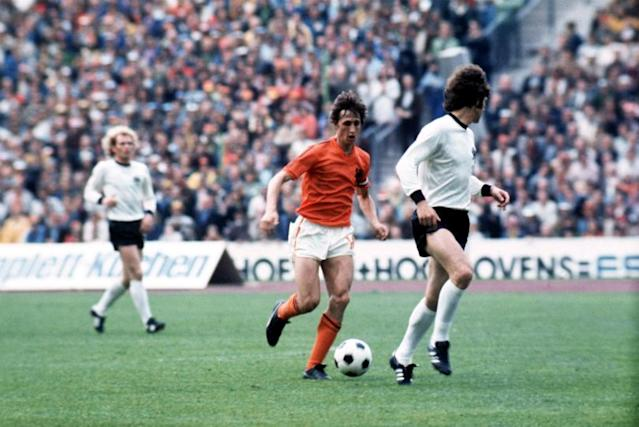
#> input picture W6L4/images/wm74_2.bmp, 639 x 427 px
$ jupyter execute fft2.ipynb
#> lines starting #> are read from the running program, lines starting #| are printed output that depends on the picture; after the words box and inside, x2 and y2 are one past the last pixel; in counts of white or black regions, pixels touching at a corner belong together
# FFT Example 2

[cell 1]
import numpy as np
import cv2

from matplotlib import pyplot as plt

## With np.fft.fft2(...)

The function takes two dimension inputs for the filter image; the third parameter is D0, which defines the circle area of the High Pass Filter.

[cell 2]
def idealHighPass(M, N, D0):
    # Initializing the filter with ones;
    # Depending on which library you are calling
    rows, cols = M, N
    crow, ccol = int(rows / 2), int(cols / 2)
    center = (crow, ccol)

    mask = np.ones((rows, cols), dtype=np.uint8)
    x, y = np.ogrid[:rows, :cols]
    masked_location = (x - center[0]) ** 2 + (y - center[1]) ** 2 <= D0 ** 2
    mask[masked_location] = 0

# [6 lines of commented-out code are left out]

    return mask

[cell 3]
def ButterworthLowPass(M, N, D0, n_o):
#> called with M = 256, N = 256, D0 = 40, n_o = 2
    mask = np.zeros((M, N))
    n_o = 2 * n_o

    for i in range(M):
        for j in range(N):
            d = ( (i-M/2)**2 + (j-N/2)**2 )**0.5
            mask[i,j]= 1 / ( 1 + (d/D0)**n_o )
    return mask

[cell 4]
ideal_high = idealHighPass(256, 256, 40)
butterworth_low = ButterworthLowPass(256, 256, 40, 2)

cv2.imshow("Ideal", ideal_high * 200)
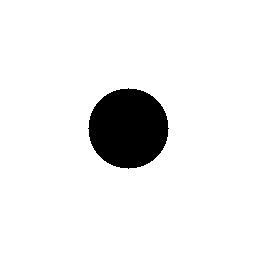
#> window 'Ideal': shape (256, 256); values 0 (black) and 200 (white), 92.3% white; 1 black region, box (x1, y1, x2, y2) and area: (88, 88, 169, 169) 5025
cv2.waitKey()
cv2.destroyAllWindows()
cv2.waitKey(1)

cv2.imshow("Butterworth", butterworth_low)
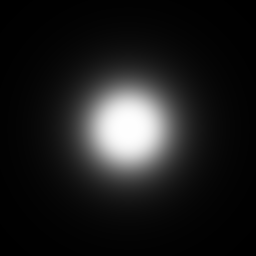
#> window 'Butterworth': shape (256, 256) float64; min 0.00238, max 1, mean 0.114
cv2.waitKey()
cv2.destroyAllWindows()
cv2.waitKey(1)

[cell 5]
# read the image, 0 means reading as gray level
gray = cv2.imread("images/wm74_2.bmp", 0)
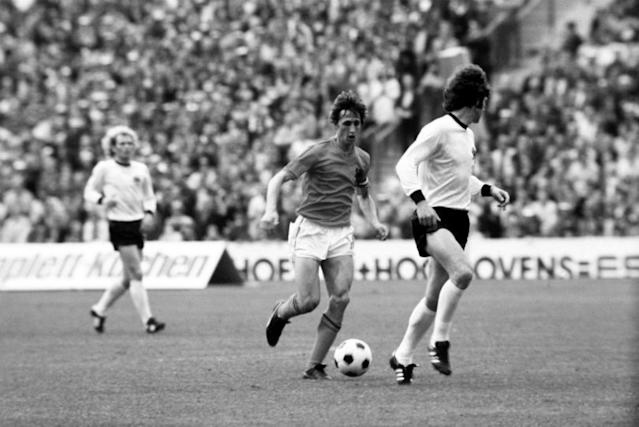
#> gray: shape (427, 639); min 0, max 255, mean 138.4

# Fourier transform
# output, img_dft, is a complex matrix of the image size
img_dft = np.fft.fft2(gray)

# we need to employ fftshift to bring the lower frequency components
# to the centre of the frequency domain
dft_shift = np.fft.fftshift(img_dft)  # Move frequency domain from upper left to middle

print(img_dft.shape , type(img_dft), img_dft[0,0])
#| (427, 639) <class 'numpy.ndarray'> (37763895+0j)

[cell 6]
# filtering
M, N = gray.shape
#> M = 427; N = 639
dft_shift_abs = np.abs(dft_shift)
dft_shift_phase = np.angle(dft_shift)
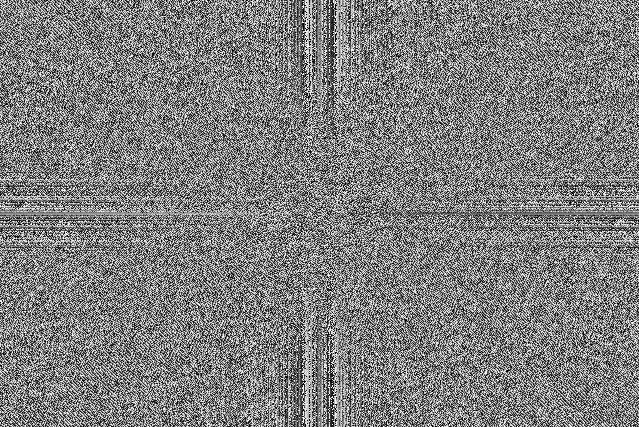
#> dft_shift_phase: shape (427, 639) float64; min -3.14, max 3.14, mean -2.79e-18; drawn with min black and max white

# we build a filter, same size of the image and fft
# f = ButterworthLowPass(M, N, 60, 3)
f = idealHighPass(M, N, 60)

# filtering, element wise multiplication
dft_shift_abs = np.multiply(dft_shift_abs, f)
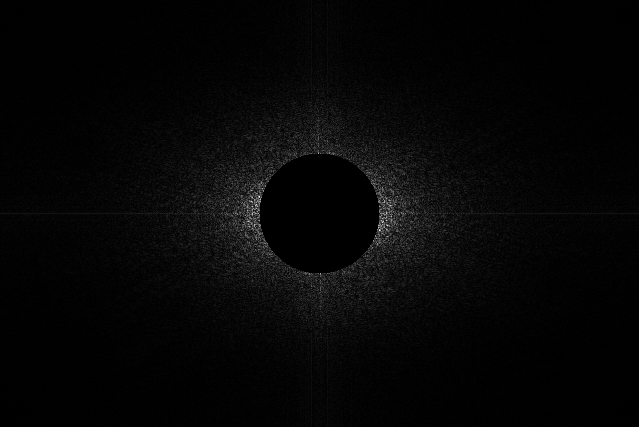
#> dft_shift_abs: shape (427, 639) float64; min 0, max 106834.1, mean 2679.9; drawn with min black and max white
# building the complext matrix after filtering
z = np.multiply(dft_shift_abs, np.exp((1j) * (dft_shift_phase)) )

[cell 7]
# showing the results, filtered image in the fft domain
# Z is a complex matrix, same size of your image, real and imaginary elements can be seen here
print(z)
#> (printed output is left out)
print(z.shape)
#| (427, 639)

[cell 8]
# fftshift used to re-shift the frequency components to their original place
# and make them ready for inverse fft transform
idft_shift = np.fft.ifftshift(z)  #Move the frequency domain from the middle to the upper left corner

# inverset fft, image is back to the spatial domain, abs is necessary since the output of
# inverse fourier, ifft, is complex
ifimg = np.fft.ifft2(idft_shift)  # Fourier library function call
ifimg = np.abs(ifimg)
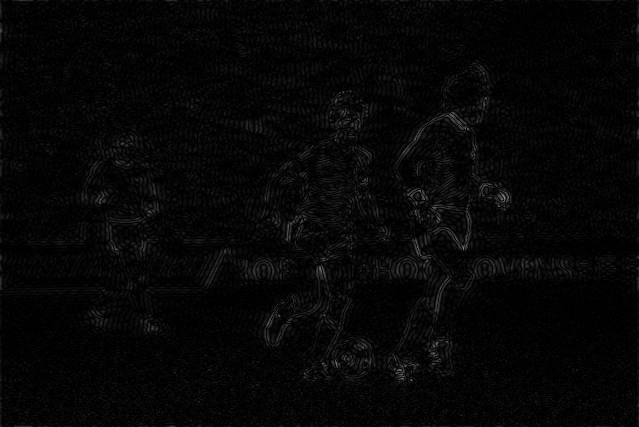
#> ifimg: shape (427, 639) float64; min 1.08e-05, max 139.7, mean 6.7
ifimg = (ifimg / ifimg.max() * 255)
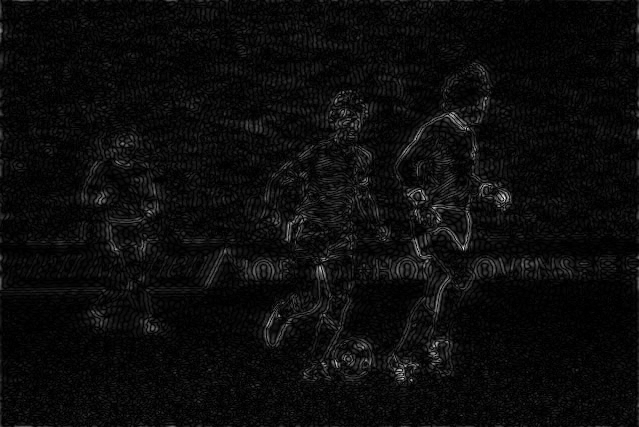
#> ifimg: shape (427, 639) float64; min 1.97e-05, max 255, mean 12.2

# showing the result
cv2.imshow("ifimg", np.uint8(ifimg))
cv2.imshow("gray", gray)
cv2.waitKey(0)
cv2.destroyAllWindows()
cv2.waitKey(1)

# Draw pictures
plt.figure(figsize=(16, 6))
plt.subplot(121), plt.imshow(gray, 'gray'), plt.title('Original Image')
plt.axis('off')

plt.subplot(122), plt.imshow(np.uint8(ifimg), 'gray'), plt.title('Effect after filtering')
plt.axis('off')

plt.show()

## With cv2.dft(...)

[cell 9]
# read the image, 0 means reading as gray level
gray = cv2.imread("images/wm74_2.bmp", 0)

# Fourier transform
# output, img_dft, is a complex matrix of the image size
img_dft = cv2.dft(np.float32(gray), flags=cv2.DFT_COMPLEX_OUTPUT)

# we need to employ fftshift to bring the lower frequency components
# to the centre of the frequency domain
dft_shift = np.fft.fftshift(img_dft)  # Move frequency domain from upper left to middle

print(img_dft.shape , type(img_dft), img_dft[0, 0])
#| (427, 639, 2) <class 'numpy.ndarray'> [37763896.        0.]

[cell 10]
def idealHighPassCV2(M, N, D0):
    # Initializing the filter with ones;
    # Depending on which library you are calling
#> called with M = 427, N = 639, D0 = 60
    rows, cols = M, N
#> rows = 427; cols = 639
    crow, ccol = int(rows / 2), int(cols / 2)
#> crow = 213; ccol = 319
    center = (crow, ccol)
#> center = (213, 319)

    mask = np.ones((rows, cols, 2), dtype=np.uint8)
    x, y = np.ogrid[:rows, :cols]
#> x = 427 values from 0 to 426
    masked_location = (x - center[0]) ** 2 + (y - center[1]) ** 2 <= D0 ** 2
    mask[masked_location] = 0

    return mask

[cell 11]
M, N = gray.shape

f = idealHighPassCV2(M, N, 60)

z = f * dft_shift

idft_shift = np.fft.ifftshift(z)

ifimg = cv2.idft(idft_shift)

ifimg = cv2.magnitude(ifimg[:, :, 0], ifimg[:, :, 1])

ifimg = ifimg / ifimg.max() * 255

[cell 12]
# showing the result
cv2.imshow("ifimg", np.uint8(ifimg))
cv2.imshow("gray", gray)
cv2.waitKey(0)
cv2.destroyAllWindows()
cv2.waitKey(1)

# Draw pictures
plt.figure(figsize=(16, 6))
plt.subplot(121), plt.imshow(gray, 'gray'), plt.title('Original Image')
plt.axis('off')

plt.subplot(122), plt.imshow(ifimg, 'gray'), plt.title('Effect after filtering')
plt.axis('off')

plt.show()

$ run again, with W6L4/images/Arge_Bam3_bw.bmp copied over W6L4/images/wm74_2.bmp
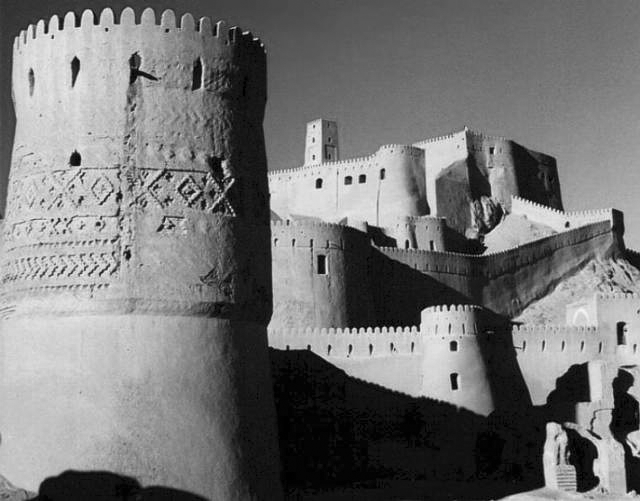
#> input picture W6L4/images/Arge_Bam3_bw.bmp, 640 x 501 px
#> gray is the input picture: shape (501, 640); min 0, max 249, mean 117.2
#| (501, 640) <class 'numpy.ndarray'> (37590703+1.1250449460931122e-09j)
#> `dft_shift_phase = np.angle(dft_shift)`:
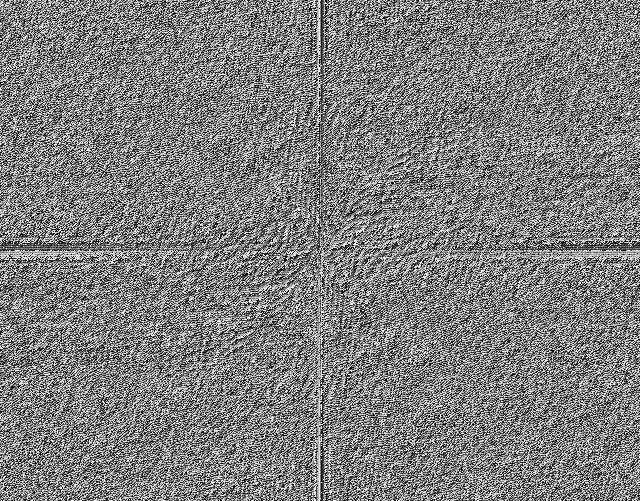
#> dft_shift_phase: shape (501, 640) float64; min -3.14, max 3.14, mean -9.8e-06; drawn with min black and max white
#> (printed output is left out)
#| (501, 640)
#> `ifimg = (ifimg / ifimg.max() * 255)`:
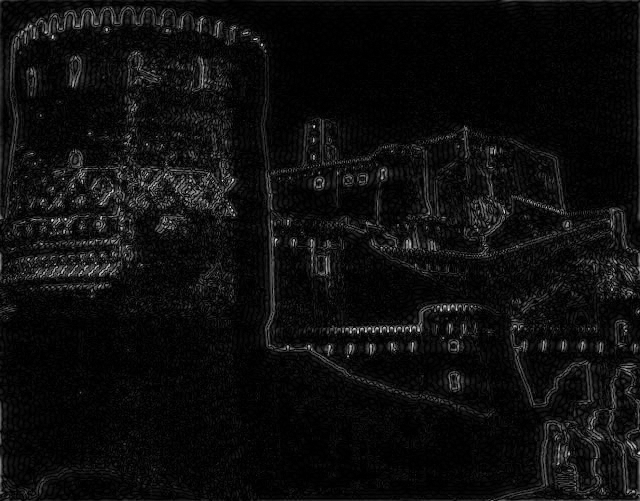
#> ifimg: shape (501, 640) float64; min 3.47e-05, max 255, mean 14.2
#| (501, 640, 2) <class 'numpy.ndarray'> [37590704.        0.]

$ run again, with W6L4/images/cat.bmp copied over W6L4/images/wm74_2.bmp
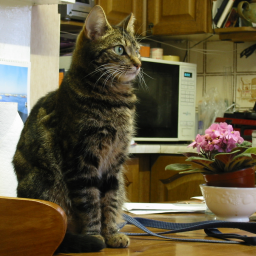
#> input picture W6L4/images/cat.bmp, 256 x 256 px
#| (256, 256) <class 'numpy.ndarray'> (5905510+0j)
#> `dft_shift_phase = np.angle(dft_shift)`:
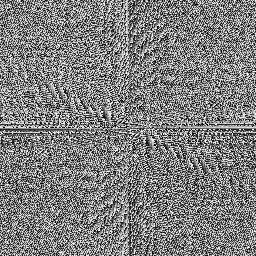
#> dft_shift_phase: shape (256, 256) float64; min -3.14, max 3.14, mean 2.02e-17; drawn with min black and max white
#> (printed output is left out)
#| (256, 256)
#> `ifimg = np.abs(ifimg)`:
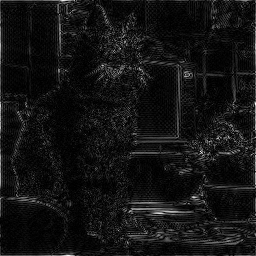
#> ifimg: shape (256, 256) float64; min 1.78e-05, max 84.3, mean 6.4; drawn with min black and max white
#| (256, 256, 2) <class 'numpy.ndarray'> [5905510.       0.]
